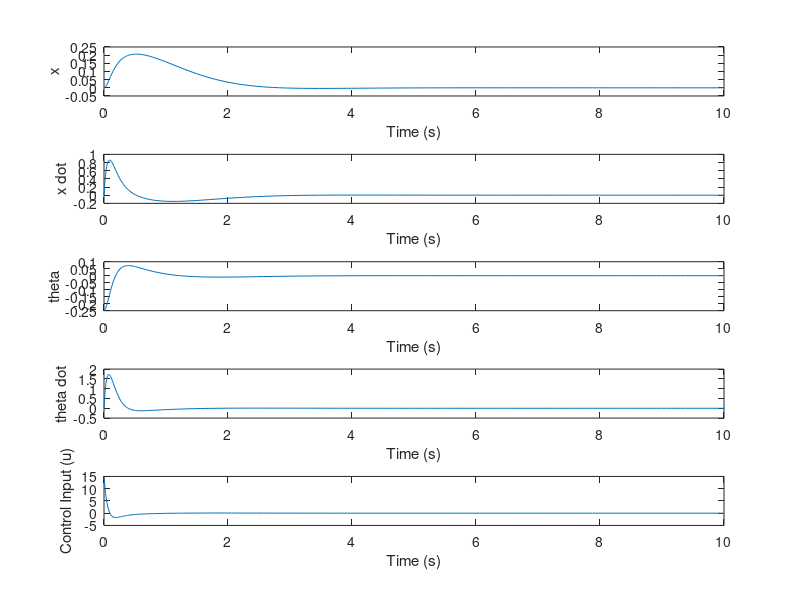

The MATLAB source for this figure:
function cart_pendulum()
    create_controller();
end

function create_controller()
    % GET STATE SPACE MATRICES
    [A,B,C,D] = get_dynamics();

    % CALCULATE STABILITY OF EQ POINT
    disp('Stability of theta=pi:')
    disp(eig(A))

    % DESIGN LQR CONTROLLER TO KEEP PENDULUM UPRIGHT
    Q = diag([10, 1, 100, 1]);
    R = 0.1;
    K = lqr(A,B,Q,R);
    disp('LQR gain K = ')
    disp(K)

    % CLOSED LOOP SYSTEM
    A_cl = A - B*K;

    disp('Eigenvalues of (A - BK):')
    disp(eig(A_cl))

    % SIMULATION
    tspan = [0 10];
    x0 = [0; 0; -0.25; 0]; 
    [t, x] = ode45(@(t,x) (A_cl*x), tspan, x0);

    % COMPUTE CONTROL INPUT
    u = -K*x';

    % PLOTS
    figure;
    subplot(5,1,1)
    plot(t, x(:,1))
    xlabel('Time (s)')
    ylabel('x')

    subplot(5,1,2)
    plot(t, x(:,2))
    xlabel('Time (s)')
    ylabel('x dot')

    subplot(5,1,3)
    plot(t, x(:,3))
    xlabel('Time (s)')
    ylabel('theta')

    subplot(5,1,4)
    plot(t, x(:,4))
    xlabel('Time (s)')
    ylabel('theta dot')

    subplot(5,1,5)
    plot(t, u)
    xlabel('Time (s)')
    ylabel('Control Input (u)')

    
end

function [A,B,C,D] = get_dynamics()
% DEFINE PARAMETERS
M = .5;
m = 0.2;
b = 0.1;
I = 0.006;
g = 9.8;
l = 0.3;

p = I*(M+m)+M*m*l^2;

% BUILD STATE SPACE MODEL 
    A = [0      1              0           0;
         0 -(I+m*l^2)*b/p  (m^2*g*l^2)/p   0;
         0      0              0           1;
         0 -(m*l*b)/p       m*g*l*(M+m)/p  0];
    B = [     0;
         (I+m*l^2)/p;
              0;
            m*l/p];
    C = [1 0 0 0;
         0 0 1 0];
    D = [0;
         0];
end